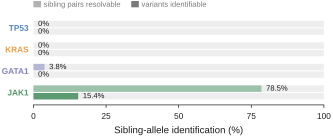

Reproduce this figure in Python.
"""Figure 3d (composite letter) - Detection vs identification among sibling alleles.

Data-direct. Source: results/canonical/pairwise_resolvability.csv (D.pairwise()).
Two paired horizontal bars per gene, expressed as %:
  - "sibling pairs resolvable"  = frac_pairs_resolvable
  - "variants identifiable"     = frac_identifiable

Committed values:
  gene    frac_pairs_resolvable   frac_identifiable   median_nn_dist  median_Dself
  TP53    0.000                   0.000               0.230           0.965
  KRAS    0.000                   0.000               0.375           0.977
  GATA1   0.038                   0.000               0.461           0.981
  JAK1    0.785                   0.154               0.197           0.275

Message: allele-allele identification is ~0 for TP53/KRAS/GATA1 and only high
for JAK1 (78.5% of sibling pairs resolvable, 15.4% of variants identifiable),
because JAK1 sibling separation (nn_dist) is small relative to its self-noise
floor (D_self ~0.28) whereas the other three genes sit near D_self ~0.97.

Layout notes (Nature Methods pass): drawn at its final placed size so on-page type
is ~6 pt (composite scale ~1.0); every bar sits on a light 0-100% track so an
honest 0% reads as a measured zero on the full range rather than as empty canvas;
the two bar styles are named once in a quiet header key, and gene identity is
carried by the coloured y-axis labels (no gene legend is repeated here).

Encoding note: both quantities here are sibling-versus-sibling identification
measures, so this panel deliberately does NOT use an outline/solid (open/filled)
code. Open versus filled is reserved for panel e, where it means detection (vs
wild type) versus identification (sibling vs sibling); reusing it here for a
looser/stricter contrast would make open/filled mean two things in one row.
Instead the two series are coded by tint of the same gene hue: pale = the looser
pair-level measure, full = the stricter variant-level measure. The key therefore
shows filled swatches only, and cannot be misread as panel e's marker key.

Run:  python fig3g_detect_ident.py  ->  fig3g_detect_ident.pdf (+ .png)
"""
from __future__ import annotations

import os
import sys

import matplotlib.patches as mpatches
from matplotlib.colors import to_hex, to_rgb

sys.path.insert(0, os.path.dirname(os.path.dirname(os.path.abspath(__file__))))
import nm_style as S
import remote_data as D

W_MM, H_MM = 95.7, 31.8
XMAX = 100.0
TINT = 0.42          # fraction of white blended into the looser-measure bars


def tint(color: str, amount: float = TINT) -> str:
    """Blend ``color`` toward white as an opaque hex, so a pale bar drawn over the
    light-grey 0-100 % track stays a flat colour instead of compositing with it."""
    r, g, b = to_rgb(color)
    return to_hex((r + (1.0 - r) * amount,
                   g + (1.0 - g) * amount,
                   b + (1.0 - b) * amount))


def main() -> None:
    S.apply_rcparams()
    pw = D.pairwise().set_index("gene")

    fig, ax = S.panel(W_MM, H_MM)
    genes = S.GENE_ORDER

    group_h = 0.70          # total vertical span of a gene's pair of bars
    bar_h = group_h / 2.0
    centers = list(range(len(genes)))

    for c, gene in zip(centers, genes):
        color = S.GENE_COLORS[gene]
        resolv = float(pw.loc[gene, "frac_pairs_resolvable"]) * 100.0
        ident = float(pw.loc[gene, "frac_identifiable"]) * 100.0

        y_res = c - bar_h / 2.0
        y_id = c + bar_h / 2.0

        # full-range tracks: a 0% bar is a measured zero on a visible 0-100% scale
        for y in (y_res, y_id):
            ax.barh(y, XMAX, height=bar_h * 0.86, color=S.LIGHT_GREY, alpha=0.45,
                    edgecolor="none", zorder=1)

        # looser measure (sibling pairs resolvable): pale tint of the gene hue
        ax.barh(y_res, resolv, height=bar_h * 0.86, facecolor=tint(color),
                edgecolor="none", zorder=3)
        # stricter measure (variants identifiable): full-strength gene hue
        ax.barh(y_id, ident, height=bar_h * 0.86, color=color, alpha=0.95,
                edgecolor="none", zorder=3)

        # value labels just past the bar end (or just past the origin when 0)
        for y, val in ((y_res, resolv), (y_id, ident)):
            lab = f"{val:.1f}%" if val not in (0.0, 100.0) else "0%"
            ax.text(val + 1.6, y, lab, va="center", ha="left",
                    fontsize=5.5, color=S.INK, zorder=5)

    ax.set_yticks(centers)
    ax.set_yticklabels(genes)
    for t, g in zip(ax.get_yticklabels(), genes):
        t.set_color(S.GENE_COLORS[g])
        t.set_fontweight("bold")
    ax.invert_yaxis()
    ax.set_xlim(0, XMAX)
    ax.set_xticks([0, 25, 50, 75, 100])
    ax.set_xlabel("Sibling-allele identification (%)")
    S.despine(ax, keep=("bottom",))
    ax.tick_params(length=2.2)
    ax.tick_params(axis="y", length=0)
    ax.set_ylim(len(genes) - 0.42, -0.88)

    # one quiet style key on a single header line (neutral grey: it names the bar
    # TINT, not the gene colour, which the y-axis labels already carry). Both
    # swatches are filled, so this key cannot be read as panel e's open/filled code.
    pale = mpatches.Patch(facecolor=tint(S.GREY), edgecolor="none",
                          label="sibling pairs resolvable")
    solid = mpatches.Patch(facecolor=S.GREY, edgecolor="none",
                           label="variants identifiable")
    leg = ax.legend(handles=[pale, solid], loc="lower left",
                    bbox_to_anchor=(0.0, 1.005), ncol=2, handlelength=1.0,
                    handleheight=0.9, columnspacing=1.4, handletextpad=0.35,
                    borderaxespad=0.0, borderpad=0.0, fontsize=5.5)
    for t in leg.get_texts():
        t.set_color(S.GREY)
    leg.set_zorder(6)

    S.save(fig, os.path.join(os.path.dirname(os.path.abspath(__file__)),
                             "fig3g_detect_ident"))

    # ---- report numbers ----
    for g in genes:
        print(f"{g:6} resolvable={pw.loc[g,'frac_pairs_resolvable']*100:5.1f}%  "
              f"identifiable={pw.loc[g,'frac_identifiable']*100:5.1f}%  "
              f"nn_dist={pw.loc[g,'median_nn_dist']:.3f}  "
              f"D_self={pw.loc[g,'median_Dself']:.3f}")


if __name__ == "__main__":
    main()
